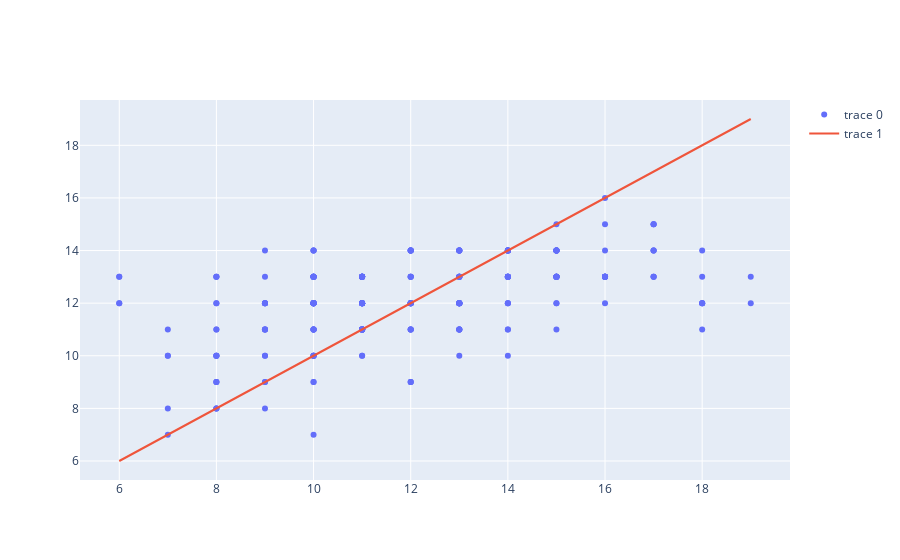

Notebook source saved alongside this figure:
### Code cell
print(metrics.accuracy_score(y_test['G3'], lin_pred.copy().round()))
fig1 = go.Figure()
fig1.add_trace(go.Scatter(x=y_test['G3'], y=lin_pred.round(),mode='markers'))
fig1.add_trace(go.Scatter(x=y_test['G3'], y=y_test['G3']))
fig1.show()

### Figure 1 — Plotly figure (JSON) as saved in the notebook; plotly's stock layout.template omitted (floating-point values rounded to 4 significant figures; data arrays with more than 128 entries replaced by an {"elided": "..."} marker saying what was removed)
{"data": [{"mode": "markers", "type": "scatter", "x": {"elided": "245 int values"}, "y": {"elided": "245 int values"}}, {"type": "scatter", "x": {"elided": "245 int values"}, "y": {"elided": "245 int values"}}], "layout": {}}
